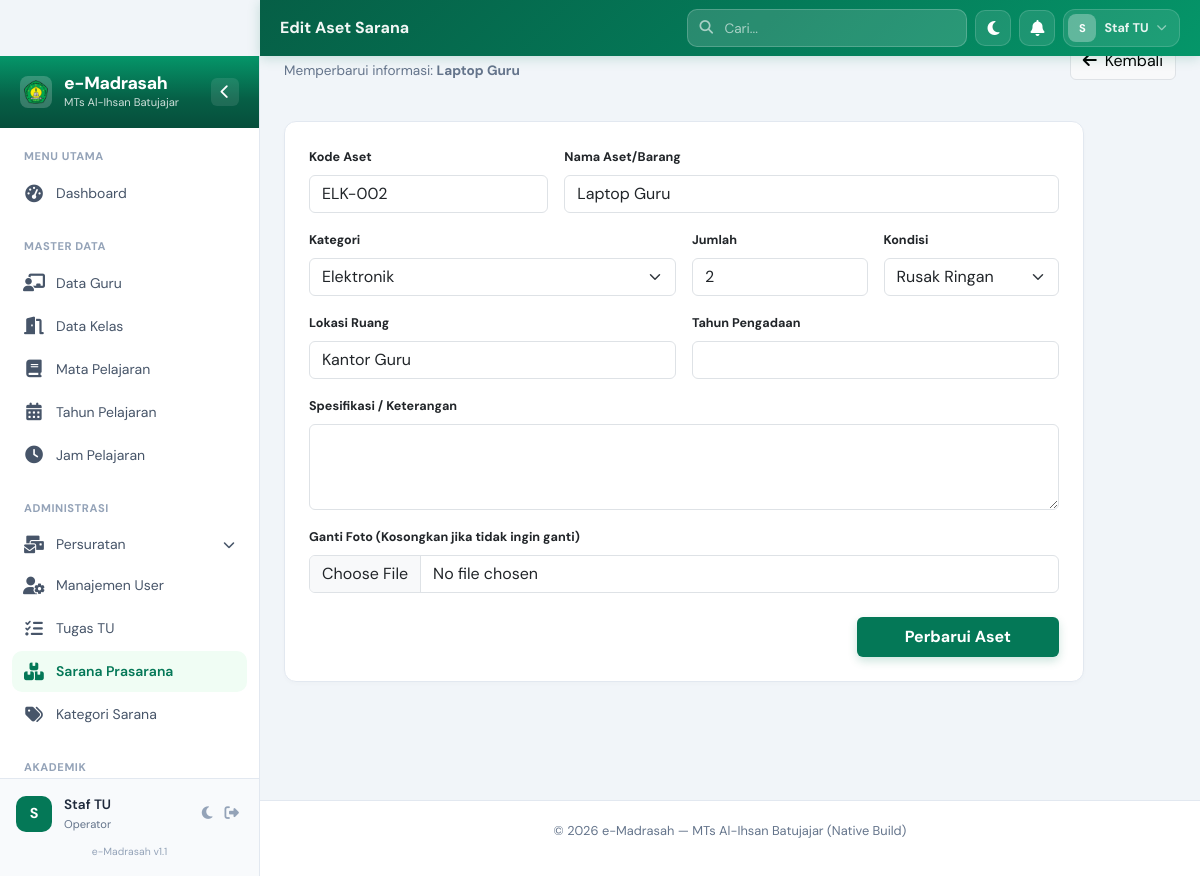
/modules/sarana/edit.php?id=2 (signed in), run on the app's committed database.
### tables this page shows
CREATE TABLE `sarana_prasarana` (
  `id` bigint unsigned NOT NULL AUTO_INCREMENT,
  `kode_sarana` varchar(255) NOT NULL,
  `nama_sarana` varchar(255) NOT NULL,
  `kategori_id` bigint unsigned NOT NULL,
  `spesifikasi` text,
  `jumlah` int NOT NULL DEFAULT '1',
  `stok_tersedia` int DEFAULT '0',
  `kondisi` enum('baik','rusak_ringan','rusak_berat','hilang') NOT NULL DEFAULT 'baik',
  `lokasi_ruang` varchar(255) DEFAULT NULL,
  `tahun_pengadaan` year DEFAULT NULL,
  `foto` varchar(255) DEFAULT NULL,
  `created_at` timestamp NULL DEFAULT NULL,
  `updated_at` timestamp NULL DEFAULT NULL,
  PRIMARY KEY (`id`),
  UNIQUE KEY `sarana_prasarana_kode_sarana_unique` (`kode_sarana`),
  KEY `sarana_prasarana_kategori_id_foreign` (`kategori_id`),
  CONSTRAINT `sarana_prasarana_kategori_id_foreign` FOREIGN KEY (`kategori_id`) REFERENCES `kategori_sarana` (`id`) ON DELETE RESTRICT
);

CREATE TABLE `kategori_sarana` (
  `id` bigint unsigned NOT NULL AUTO_INCREMENT,
  `nama_kategori` varchar(255) NOT NULL,
  `created_at` timestamp NULL DEFAULT NULL,
  `updated_at` timestamp NULL DEFAULT NULL,
  PRIMARY KEY (`id`)
);

### modules/sarana/edit.php (the view, shortened to what this page needs)
<?php
include __DIR__ . '/../../includes/header.php';
$id = isset($_GET['id']) ? (int)$_GET['id'] : 0;
$stmt = $pdo->prepare("SELECT * FROM sarana_prasarana WHERE id = ?");
$stmt->execute([$id]);
$a = $stmt->fetch();
$kategori_list = $pdo->query("SELECT * FROM kategori_sarana ORDER BY nama_kategori ASC")->fetchAll();
?>
<div class="page-header mb-4 fade-in">
    <div>
        <h2 class="page-title">Edit Aset</h2>
        <p class="page-subtitle">Memperbarui informasi: <strong><?php echo $a['nama_sarana']; ?></strong></p>
    </div>
    <div>
        <a href="index.php" class="btn btn-light border">
            <i class="fas fa-arrow-left me-2"></i>Kembali
        </a>
    </div>
</div>
<div class="card border-0 shadow-sm p-4 fade-in" style="max-width: 800px;">
    <form action="update.php" method="POST" enctype="multipart/form-data">
        <div class="row g-3">
            <div class="col-md-4">
                <label class="form-label small fw-bold">Kode Aset</label>
                <input type="text" name="kode_sarana" class="form-control" required value="<?php echo $a['kode_sarana']; ?>">
            </div>
            <div class="col-md-8">
                <label class="form-label small fw-bold">Nama Aset/Barang</label>
                <input type="text" name="nama_sarana" class="form-control" required value="<?php echo $a['nama_sarana']; ?>">
            </div>
            <div class="col-md-6">
                <label class="form-label small fw-bold">Kategori</label>
                <select name="kategori_id" class="form-select" required>
                    <?php foreach($kategori_list as $kat): ?>
                    <option value="<?php echo $kat['id']; ?>" <?php echo $a['kategori_id'] == $kat['id'] ? 'selected' : ''; ?>><?php echo $kat['nama_kategori']; ?></option>
                    <?php endforeach; ?>
                </select>
            </div>
            <div class="col-md-3">
                <label class="form-label small fw-bold">Jumlah</label>
                <input type="number" name="jumlah" class="form-control" value="<?php echo $a['jumlah']; ?>" min="0">
            </div>
            <div class="col-md-3">
                <label class="form-label small fw-bold">Kondisi</label>
                <select name="kondisi" class="form-select">
                    <option value="rusak_ringan" <?php echo $a['kondisi'] == 'rusak_ringan' ? 'selected' : ''; ?>>Rusak Ringan</option>
                </select>
            </div>
            <div class="col-md-6">
                <label class="form-label small fw-bold">Lokasi Ruang</label>
                <input type="text" name="lokasi_ruang" class="form-control" value="<?php echo $a['lokasi_ruang']; ?>">
            </div>
            <div class="col-md-6">
                <label class="form-label small fw-bold">Tahun Pengadaan</label>
                <input type="number" name="tahun_pengadaan" class="form-control" value="<?php echo $a['tahun_pengadaan']; ?>">
            </div>
            <div class="col-md-12">
                <label class="form-label small fw-bold">Spesifikasi / Keterangan</label>
                <textarea name="spesifikasi" class="form-control" rows="3"><?php echo $a['spesifikasi']; ?></textarea>
            </div>
            <div class="col-md-12">
                <label class="form-label small fw-bold">Ganti Foto (Kosongkan jika tidak ingin ganti)</label>
                <input type="file" name="foto" class="form-control" accept="image/*">
            </div>
        </div>
        <div class="text-end mt-4">
            <button type="submit" class="btn btn-primary px-5 fw-bold">Perbarui Aset</button>
        </div>
    </form>
</div>
<?php include __DIR__ . '/../../includes/footer.php'; ?>

### assets/css/custom.css (style rules this page uses)
:root { --em-green-950: #022c22; --em-green-900: #064e3b; --em-green-800: #065f46; --em-green-700: #047857; --em-green-600: #059669; --em-green-500: #10b981; --em-green-200: #a7f3d0; --em-green-100: #d1fae5; --em-green-50 : #f0fdf4; --em-gold : #b45309; --em-gold-light: #fef3c7; --em-gray-950: #020617; --em-gray-900: #0f172a; --em-gray-800: #1e293b; --em-gray-700: #334155; --em-gray-600: #475569; --em-gray-500: #64748b; --em-gray-400: #94a3b8; --em-gray-300: #cbd5e1; --em-gray-200: #e2e8f0; --em-gray-100: #f1f5f9; --em-gray-50 : #f8fafc; --em-white : #ffffff; --em-primary : var(--em-green-700); --em-primary-dark : var(--em-green-800); --em-primary-darker : var(--em-green-900); --em-surface : var(--em-white); --em-bg : #f1f5f9; --em-border : #e2e8f0; --em-text : #1e293b; --em-text-muted : #64748b; --em-sidebar-w : 260px; --em-sidebar-collapsed-w: 75px; --em-header-h : 56px; --em-r-md : 10px; --em-r-lg : 14px; --em-r-xl : 20px; --em-r-full: 9999px; --em-ease : cubic-bezier(0.4, 0, 0.2, 1); --em-dur : 250ms; }
body { font-family: 'DM Sans', 'Segoe UI', system-ui, sans-serif; background: var(--em-bg); color: var(--em-text); font-size: 0.9rem; -webkit-font-smoothing: antialiased; overflow-x: hidden; transition: background-color 0.3s ease, color 0.3s ease; }
h1, h2, h3, h4, h5, h6 { font-family: 'Plus Jakarta Sans', sans-serif; font-weight: 700; }
.fade-in { animation: emFadeIn 0.5s ease both; }
.card.fade-in { animation-delay: 0.05s; }
.card:nth-child(2).fade-in { animation-delay: 0.1s; }
.card { border-radius: 12px !important; border: 1px solid var(--em-border) !important; box-shadow: 0 2px 4px rgba(0,0,0,0.02) !important; background: var(--em-white); transition: transform 0.2s, box-shadow 0.2s; }
.btn-primary { background: var(--em-primary); border: none; padding: 8px 20px; font-weight: 600; box-shadow: 0 4px 10px rgba(4, 120, 87, 0.2); }
.fade-in { animation: fadeIn 0.4s ease-out; }
.page-header { display: flex; flex-wrap: wrap; gap: 16px; justify-content: space-between; align-items: center; margin-bottom: 24px; }
.page-title { font-size: 1.5rem; font-weight: 800; color: var(--em-gray-900); }
.page-subtitle { font-size: 0.85rem; color: var(--em-gray-500); }

### data on the page
sarana_prasarana: nama_sarana "Laptop Guru", kode_sarana "ELK-002", kategori_id "Elektronik", jumlah "2", kondisi "Rusak Ringan", lokasi_ruang "Kantor Guru"

### other printed values
$page_title "Edit Aset Sarana"
substr($_SESSION['user_name'] ?? 'A', 0, 1) "S"
$_SESSION['user_name'] "Staf TU"
$_SESSION['user_role'] "Operator"
